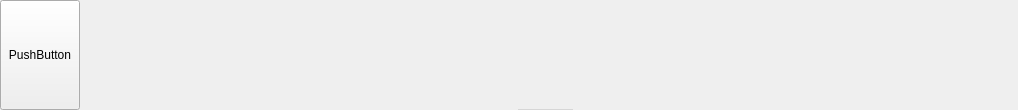
<?xml version="1.0" encoding="UTF-8"?>
<ui version="4.0">
 <class>QLancetThaWorkbenchMenuBarForm</class>
 <widget class="QWidget" name="QLancetThaWorkbenchMenuBarForm">
  <property name="geometry">
   <rect>
    <x>0</x>
    <y>0</y>
    <width>1018</width>
    <height>110</height>
   </rect>
  </property>
  <property name="windowTitle">
   <string>Form</string>
  </property>
  <layout class="QGridLayout" name="gridLayout">
   <property name="leftMargin">
    <number>0</number>
   </property>
   <property name="topMargin">
    <number>0</number>
   </property>
   <property name="rightMargin">
    <number>0</number>
   </property>
   <property name="bottomMargin">
    <number>0</number>
   </property>
   <property name="spacing">
    <number>0</number>
   </property>
   <item row="0" column="0">
    <widget class="QWidget" name="widgetContainer" native="true">
     <layout class="QGridLayout" name="gridLayout_2">
      <property name="leftMargin">
       <number>0</number>
      </property>
      <property name="topMargin">
       <number>0</number>
      </property>
      <property name="rightMargin">
       <number>0</number>
      </property>
      <property name="bottomMargin">
       <number>0</number>
      </property>
      <property name="spacing">
       <number>0</number>
      </property>
      <item row="0" column="0">
       <widget class="QPushButton" name="pushbtnApplicationIcon">
        <property name="sizePolicy">
         <sizepolicy hsizetype="Minimum" vsizetype="Expanding">
          <horstretch>0</horstretch>
          <verstretch>0</verstretch>
         </sizepolicy>
        </property>
        <property name="text">
         <string>PushButton</string>
        </property>
       </widget>
      </item>
      <item row="0" column="1">
       <spacer name="horizontalSpacerLeft">
        <property name="orientation">
         <enum>Qt::Horizontal</enum>
        </property>
        <property name="sizeType">
         <enum>QSizePolicy::Expanding</enum>
        </property>
        <property name="sizeHint" stdset="0">
         <size>
          <width>438</width>
          <height>20</height>
         </size>
        </property>
       </spacer>
      </item>
      <item row="0" column="2">
       <widget class="QMenuBar" name="menubarApplication"/>
      </item>
      <item row="0" column="3">
       <spacer name="horizontalSpacerRight">
        <property name="orientation">
         <enum>Qt::Horizontal</enum>
        </property>
        <property name="sizeType">
         <enum>QSizePolicy::Expanding</enum>
        </property>
        <property name="sizeHint" stdset="0">
         <size>
          <width>437</width>
          <height>20</height>
         </size>
        </property>
       </spacer>
      </item>
      <item row="0" column="4">
       <widget class="QToolBar" name="toolbarApplication"/>
      </item>
     </layout>
    </widget>
   </item>
  </layout>
 </widget>
 <resources/>
 <connections/>
</ui>
